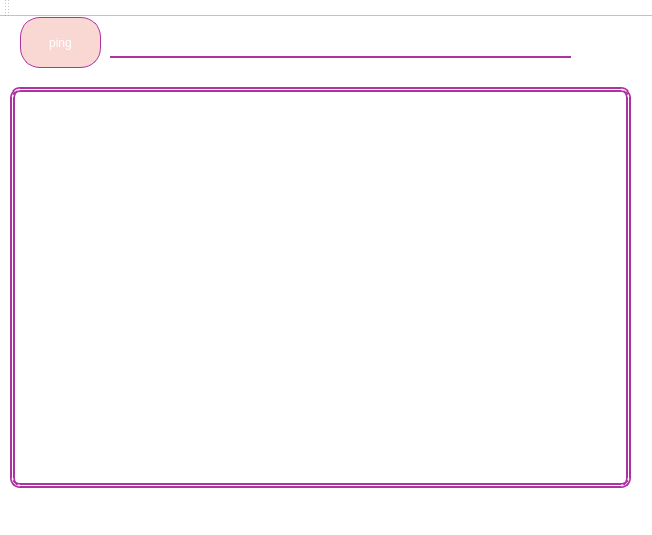
<?xml version="1.0" encoding="UTF-8"?>
<ui version="4.0">
 <class>MainWindow</class>
 <widget class="QMainWindow" name="MainWindow">
  <property name="geometry">
   <rect>
    <x>0</x>
    <y>0</y>
    <width>652</width>
    <height>535</height>
   </rect>
  </property>
  <property name="windowTitle">
   <string>ping</string>
  </property>
  <property name="styleSheet">
   <string notr="true">QWidget{
background-color: white;
}

QFrame {
  border-radius: 55px;        
    border-width: 5px;
    border-color: #ae32a0;
    border-style: double;
background-color: white;
} 


QLabel {
    font: medium Ubuntu;
    font-size: 20px;
    color: #d998ce;  
    border-width: 0px;
}        

QPushButton {
    background-color: #F9D8D4;
    color: white;
  
    border-radius: 20px;        
    border-width: 1px;
    border-color: #ae32a0;
    border-style: solid;
}
QPushButton:hover {
    background-color: #d998ce;
}
QPushButton:pressed {
    background-color: #b826e0;
}    

QLineEdit {
padding: 1px;
border-style: none none double none ;
border-width: 2px ;
border-radius: 0px;
 border-color: #ae32a0;
}

QLineEdit:hover {
    background-color: #d998ce;
}

QSpinBox{
padding: 1px;
border-style: none none double none ;
border-width: 2px ;
border-radius: 0px;
 border-color: #ae32a0;
}

QSpinBox:hover {
    background-color: #d998ce;
}
QTextBrowser{
border-radius: 10px;
}</string>
  </property>
  <widget class="QWidget" name="centralWidget">
   <widget class="QPushButton" name="pushButton">
    <property name="geometry">
     <rect>
      <x>20</x>
      <y>0</y>
      <width>81</width>
      <height>51</height>
     </rect>
    </property>
    <property name="text">
     <string>ping</string>
    </property>
   </widget>
   <widget class="QTextBrowser" name="textBrowser">
    <property name="geometry">
     <rect>
      <x>10</x>
      <y>70</y>
      <width>621</width>
      <height>401</height>
     </rect>
    </property>
    <property name="font">
     <font>
      <pointsize>14</pointsize>
     </font>
    </property>
    <property name="html">
     <string>&lt;!DOCTYPE HTML PUBLIC &quot;-//W3C//DTD HTML 4.0//EN&quot; &quot;http://www.w3.org/TR/REC-html40/strict.dtd&quot;&gt;
&lt;html&gt;&lt;head&gt;&lt;meta name=&quot;qrichtext&quot; content=&quot;1&quot; /&gt;&lt;style type=&quot;text/css&quot;&gt;
p, li { white-space: pre-wrap; }
&lt;/style&gt;&lt;/head&gt;&lt;body style=&quot; font-family:'MS Shell Dlg 2'; font-size:14pt; font-weight:400; font-style:normal;&quot;&gt;
&lt;p align=&quot;center&quot; style=&quot;-qt-paragraph-type:empty; margin-top:0px; margin-bottom:0px; margin-left:0px; margin-right:0px; -qt-block-indent:0; text-indent:0px; font-size:8.25pt;&quot;&gt;&lt;br /&gt;&lt;/p&gt;&lt;/body&gt;&lt;/html&gt;</string>
    </property>
   </widget>
   <widget class="QLineEdit" name="lineEdit">
    <property name="geometry">
     <rect>
      <x>110</x>
      <y>10</y>
      <width>461</width>
      <height>31</height>
     </rect>
    </property>
    <property name="font">
     <font>
      <pointsize>14</pointsize>
     </font>
    </property>
   </widget>
  </widget>
  <widget class="QMenuBar" name="menuBar">
   <property name="geometry">
    <rect>
     <x>0</x>
     <y>0</y>
     <width>652</width>
     <height>21</height>
    </rect>
   </property>
  </widget>
  <widget class="QToolBar" name="mainToolBar">
   <attribute name="toolBarArea">
    <enum>TopToolBarArea</enum>
   </attribute>
   <attribute name="toolBarBreak">
    <bool>false</bool>
   </attribute>
  </widget>
  <widget class="QStatusBar" name="statusBar"/>
 </widget>
 <layoutdefault spacing="6" margin="11"/>
 <resources/>
 <connections/>
</ui>
